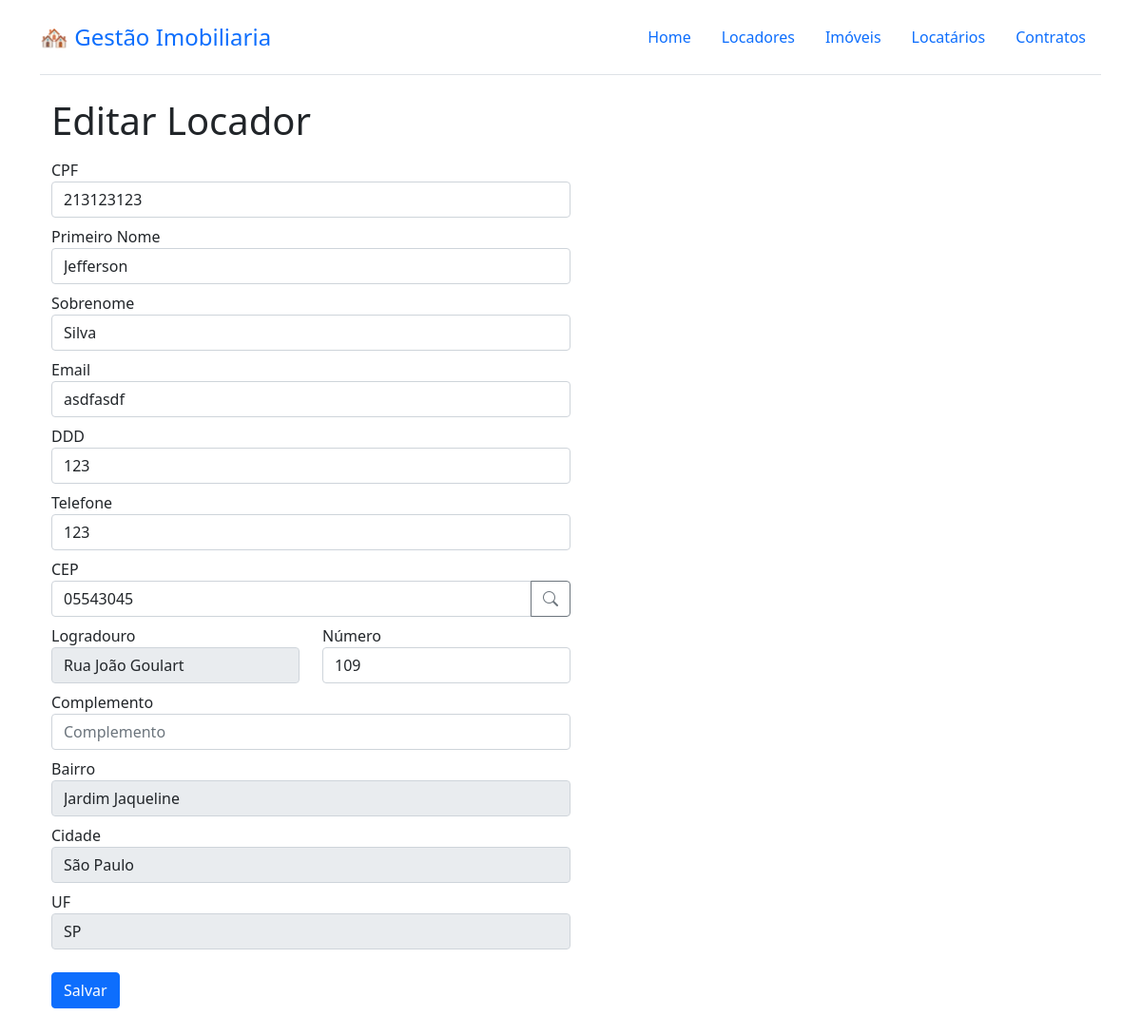
/locador/1, run on an earlier commit of the app's database.
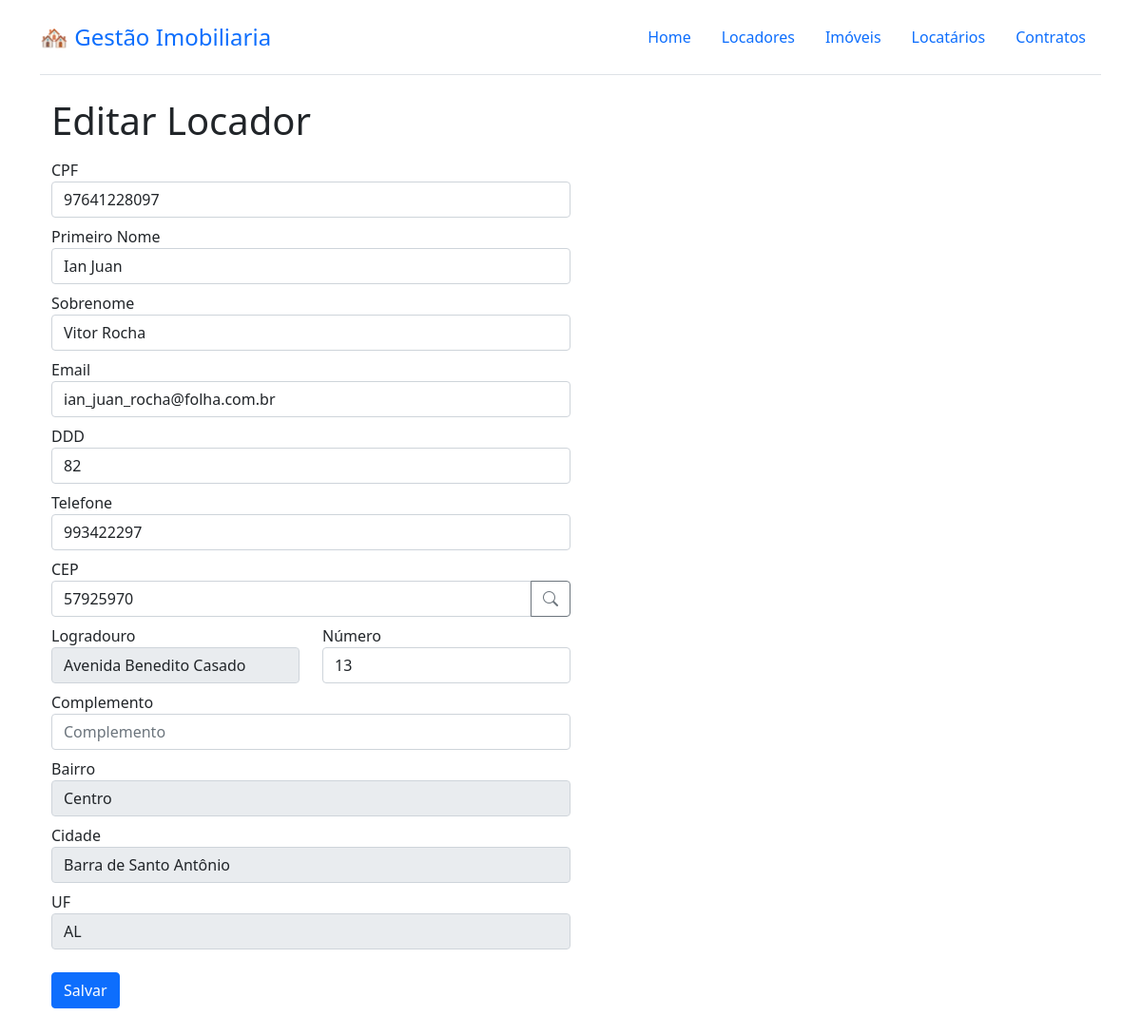
And on a later commit of the database.
### tables this page shows
CREATE TABLE `locador` (
	`id` integer primary key NOT NULL UNIQUE,
	`cpf` TEXT NOT NULL,
	`primeiro_nome` TEXT NOT NULL,
	`ultimo_nome` TEXT NOT NULL,
	`email` TEXT NOT NULL,
	`ddd` INTEGER NOT NULL,
	`telefone` TEXT NOT NULL,
	`cep` TEXT NOT NULL,
	`logradouro` TEXT NOT NULL,
	`numero` TEXT NOT NULL,
	`complemento` TEXT,
	`bairro` TEXT NOT NULL,
	`cidade` INTEGER NOT NULL,
	`uf` INTEGER NOT NULL
);

### gestao_imobiliaria/views/locador.py (the view, shortened to what this page needs)
@locador.route("/locador/<int:id>", methods=["GET", "POST"])
def edit(id: int):
    db = get_db()
    form = LocadorForm()
    locador = db.execute("SELECT * FROM locador WHERE id = ?", (id,)).fetchone()
    if locador is None:
        abort(404, "Locador id {0} doesn't exist.".format(id))
    if request.method == "GET":
        form.cpf.data = locador["cpf"]
        form.primeiro_nome.data = locador["primeiro_nome"]
        form.ultimo_nome.data = locador["ultimo_nome"]
        form.email.data = locador["email"]
        form.ddd.data = locador["ddd"]
        form.telefone.data = locador["telefone"]
        form.cep.data = locador["cep"]
        form.logradouro.data = locador["logradouro"]
        form.numero.data = locador["numero"]
        form.complemento.data = locador["complemento"]
        form.bairro.data = locador["bairro"]
        form.cidade.data = locador["cidade"]
        form.uf.data = locador["uf"]
    return render_template("form.html", form=form, page_title="Editar Locador")

### gestao_imobiliaria/forms.py
class LocadorForm(FlaskForm):
    cpf = StringField("CPF")
    primeiro_nome = StringField("Primeiro Nome")
    ultimo_nome = StringField("Sobrenome")
    email = StringField("Email")
    ddd = IntegerField("DDD")
    telefone = StringField("Telefone")
    cep = StringField("CEP")
    logradouro = StringField("Logradouro")
    numero = IntegerField("Número")
    complemento = StringField("Complemento")
    bairro = StringField("Bairro")
    cidade = StringField("Cidade")
    uf = StringField("UF")
    submit = SubmitField("Salvar")

### gestao_imobiliaria/db.py (called while the page is built)
def get_db():
    if "db" not in g:
        g.db = sqlite3.connect(
            os.getenv("DATABASE_URL"), detect_types=sqlite3.PARSE_DECLTYPES
        )
        g.db.row_factory = sqlite3.Row
    return g.db

### gestao_imobiliaria/templates/form.html (shortened to what this page needs)
{% extends "base.html" %}
{% block content %}
  <div class="container justify-content-left w-100 position-relative">
   <div>
      <h1>{{page_title.title()}}</h1>
    </div>
    <form action="" method="POST" class="w-50">
        {% set row_open = false %}
        {% for field in form %}
            {% if (field.type != "SubmitField") and (field.type != "CSRFTokenField") %}
                {% if field.label.text == "Logradouro"%}
                    <div class="row">
                        <div class="col-md-6">
                            <div class="form-group">
                                {{ form.logradouro.label(class="form-label mb-0 mt-2") }}
                                {{ form.logradouro(class="form-control", placeholder=form.logradouro.label.text) }}
                            </div>
                        </div>
                        <div class="col-md-6">
                            <div class="form-group">
                                {{ form.numero.label(class="form-label mb-0 mt-2") }}
                                {{ form.numero(class="form-control", placeholder=form.numero.label.text) }}
                            </div>
                        </div>
                    </div>
                {% elif field.label.text == "Número" %}
                {% elif field.label.text == "CEP" %}
                    <div class="form-group">
                    {{ field.label(class="form-label mb-0 mt-2") }}
                    <div class="input-group mb-0">
                        {{ field(class="form-control", placeholder=field.label.text, maxlength="9" )}}
                        <button class="btn btn-outline-secondary" type="button" id="button-addon2" onclick="pesquisacep(document.getElementById('cep').value);"><i class="bi bi-search"></i></button>
                    </div>
                    </div>
                {% else %}
                    {% if field.type == 'SelectField' %}
                        <div class="form-group">
                            {{ field.label(class="form-label mb-0 mt-2") }}
                            {{ field(class="form-select", placeholder=field.label.text) }}
                        </div>
                    {% else %}
                        <div class="form-group">
                            {{ field.label(class="form-label mb-0 mt-2") }}
                            {{ field(class="form-control", placeholder=field.label.text) }}
                        </div>
                    {% endif %}
                {% endif %}
            {% endif %}
        {% endfor %}
          <div class="form-group pt-4 mb-5">
              {{ form.submit(class="btn btn-primary") }}
          </div>
    </form>
  </div>
{% endblock %}

What changed in the data, as far as the page shows it:
changed locador: cpf "213123123" → "97641228097"; primeiro_nome "Jefferson" → "Ian Juan"; ultimo_nome "Silva" → "Vitor Rocha"; email "asdfasdf" → "ian_juan_rocha@folha.com.br"; ddd "123" → "82"; telefone "123" → "993422297"; cep "05543045" → "57925970"; logradouro "Rua João Goulart" → "Avenida Benedito Casado"; numero "109" → "13"; bairro "Jardim Jaqueline" → "Centro"; cidade "São Paulo" → "Barra de Santo Antônio"; uf "SP" → "AL"
